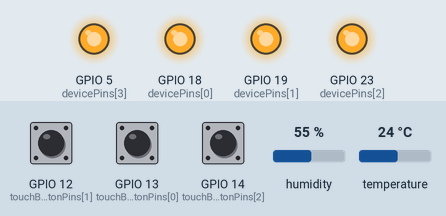
This sketch was run on a simulated ESP32. Parts: output pins drawn as LEDs (lit = HIGH). Inputs (shaded band) come from the test bench; at power-on: GPIO 12 (touchButtonPins[1]) HIGH, GPIO 13 (touchButtonPins[0]) HIGH, GPIO 14 (touchButtonPins[2]) HIGH, humidity 55 %, temperature 24 °C. WiFi joins after 1.5 s; servers stay silent unless stated; EEPROM starts erased; what the sketch prints to the serial monitor is not drawn.

Above: at 2.7 s.
2.8 s: GPIO 12 (touchButtonPins[1]) pulled LOW for 0.15 s
At 4.0 s:
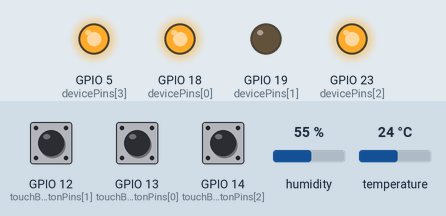
4.4 s: GPIO 13 (touchButtonPins[0]) pulled LOW for 0.15 s
At 5.2 s:
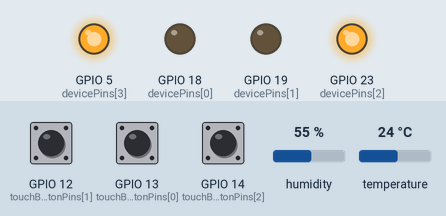
6.0 s: GPIO 14 (touchButtonPins[2]) pulled LOW for 0.15 s
At 6.4 s:
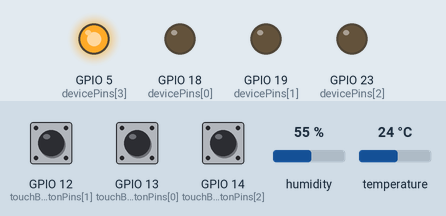
7.6 s: GPIO 12 (touchButtonPins[1]) pulled LOW for 1 s
At 8.9 s:
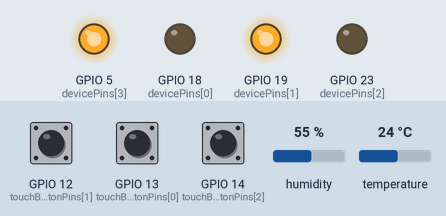
10.1 s: GPIO 13 (touchButtonPins[0]) pulled LOW for 1 s
At 10.8 s:
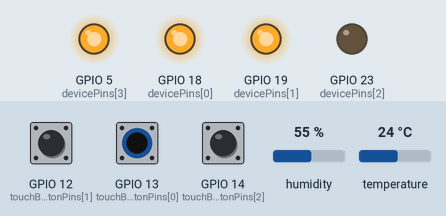
12.6 s: GPIO 12 (touchButtonPins[1]) pulled LOW for 0.15 s
At 13.9 s:
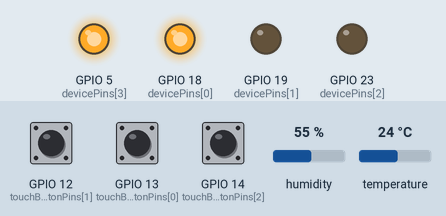
Timing chart, 0 to 15.2 s (numbered marks = the images above; inputs shaded):
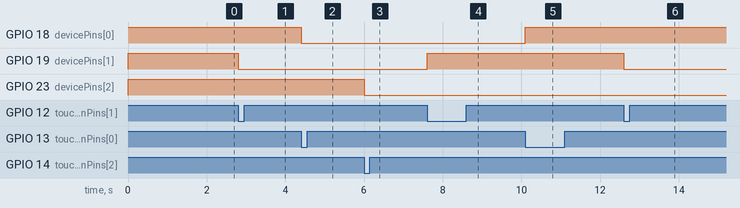

Measured:
- after the input at 2.8 s, GPIO 19 (devicePins[1]): HIGH → LOW at once
- after the input at 4.4 s, GPIO 18 (devicePins[0]): HIGH → LOW at once
- after the input at 6.0 s, GPIO 23 (devicePins[2]): HIGH → LOW at once
- after the input at 7.6 s, GPIO 19 (devicePins[1]): LOW → HIGH at once
- after the input at 10.1 s, GPIO 18 (devicePins[0]): LOW → HIGH at once
- after the input at 12.6 s, GPIO 19 (devicePins[1]): HIGH → LOW at once

The sketch:

HomeAutomation-localServerV2.ino
```cpp
#include <WiFi.h>
#include <WiFiClient.h>
#include <WebServer.h>
#include <WebSocketsServer.h>
#include <Preferences.h>
#include <DHT.h>
#include <Ticker.h>

#define DHTPIN 27
#define DHTTYPE DHT11

DHT dht(DHTPIN, DHTTYPE);
Ticker sensorTicker;

const char* ssid = "REPLACE_WITH_YOUR_SSID";
const char* password = "REPLACE_WITH_YOUR_PASSWORD";

WebServer server(80);
WebSocketsServer webSocket(81);

const int numDevices = 4;
const int numTouchButtons = 3;

const int devicePins[numDevices] = { 18, 19, 23, 5 };
const int touchButtonPins[numTouchButtons] = { 13, 12, 14 };

bool deviceStates[numDevices] = { LOW, LOW, LOW, LOW };
bool lastTouchStates[numTouchButtons] = { LOW, LOW, LOW };

const int capacitanceThreshold = 20;
int touchMedians[numTouchButtons] = { 0, 0, 0 };

Preferences preferences;

bool loggedIn = false;
const char* defaultUsername = "admin";
const char* defaultPassword = "admin";

float currentTemperature = 0.0;
float currentHumidity = 0.0;

const char HTML_PAGE[] PROGMEM = R"rawliteral(
<!DOCTYPE html>
<html>
<head>
<meta name="viewport" content="width=device-width, initial-scale=1">
<style>
body { font-family: Arial, sans-serif; text-align: center; margin: 0; padding: 0; background-color: #f7f9fc; }
header { background-color: #4CAF50; color: white; padding: 20px; font-size: 24px; display: flex; justify-content: space-between; align-items: center; }
.grid { display: flex; flex-wrap: wrap; justify-content: center; padding: 10px; }
.grid-item { flex: 1 1 calc(50% - 20px); box-sizing: border-box; margin: 10px; }
button { width: 100%; padding: 15px; font-size: 18px; border: none; border-radius: 10px; box-shadow: 0 4px 6px rgba(0, 0, 0, 0.1); cursor: pointer; transition: all 0.3s ease; }
button:active { box-shadow: 0 2px 3px rgba(0, 0, 0, 0.2); }
.on { background-color: #4CAF50; color: white; }
.off { background-color: #f44336; color: white; }
.sensor { background-color: #ddd; padding: 10px; margin-bottom: 20px; }
</style>
</head>
<body>
<header>Controle de Dispositivos
<button onclick="location.href='/logout'">Sair</button>
</header>
<div class="sensor">
<h2>Temperatura e Umidade</h2>
<p>Temperatura: <span id="temperature">%TEMPERATURE%</span> °C</p>
<p>Umidade: <span id="humidity">%HUMIDITY%</span> %</p>
</div>
<div class="grid">
%BUTTONS%
</div>
<script>
let ws = new WebSocket('ws://' + window.location.hostname + ':81');
ws.onmessage = function(event) {
  let data = JSON.parse(event.data);
  for (let i = 0; i < %NUM_DEVICES%; i++) {
    let btn = document.getElementById('toggleBtn' + i);
    if (data.deviceStates[i]) {
      btn.classList.add('on');
      btn.classList.remove('off');
      btn.textContent = 'Desligar Dispositivo ' + (i+1);
    } else {
      btn.classList.add('off');
      btn.classList.remove('on');
      btn.textContent = 'Ligar Dispositivo ' + (i+1);
    }
  }
  document.getElementById('temperature').textContent = data.temperature.toFixed(1);
  document.getElementById('humidity').textContent = data.humidity.toFixed(1);
};
function toggleDevice(index) {
  ws.send(index.toString());
}
</script>
</body>
</html>
)rawliteral";

const char LOGIN_PAGE[] PROGMEM = R"rawliteral(
<!DOCTYPE html>
<html>
<head>
<meta name="viewport" content="width=device-width, initial-scale=1">
<style>
body { font-family: Arial, sans-serif; text-align: center; margin: 0; padding: 0; background-color: #f7f9fc; }
.login-container { position: absolute; top: 50%; left: 50%; transform: translate(-50%, -50%);
                   width: 300px; padding: 20px; background-color: #fff; border-radius: 10px; box-shadow: 0 4px 8px rgba(0, 0, 0, 0.1); }
input[type=text], input[type=password] { width: 100%; padding: 12px 20px; margin: 8px 0; display: inline-block;
                                         border: 1px solid #ccc; border-radius: 4px; box-sizing: border-box; }
input[type=submit] { width: 100%; background-color: #4CAF50; color: white; padding: 14px 20px; margin: 8px 0;
                    border: none; border-radius: 4px; cursor: pointer; }
input[type=submit]:hover { background-color: #45a049; }
</style>
</head>
<body>
<div class="login-container">
<h2>Login</h2>
<form action="/login" method="POST">
<input type="text" name="username" placeholder="Usuário">
<br>
<input type="password" name="password" placeholder="Senha">
<br>
<input type="submit" value="Entrar">
</form>
</div>
</body>
</html>
)rawliteral";

void setup() {
  Serial.begin(115200);
  dht.begin();
  setupDevices();
  setupTouchButtons();
  setupWiFi();
  setupServer();
  sensorTicker.attach(1, updateSensorData);
}

void loop() {
  server.handleClient();
  webSocket.loop();
  readTouchButtons();
}

void updateSensorData() {
  currentTemperature = dht.readTemperature();
  currentHumidity = dht.readHumidity();

  if (isnan(currentTemperature) || isnan(currentHumidity)) {
    Serial.println("Falha ao ler o sensor DHT11!");
    currentTemperature = 0;
    currentHumidity = 0;
  }

  if (loggedIn) {
    notifyClients();
  }
}

void setupDevices() {
  for (int i = 0; i < numDevices; i++) {
    pinMode(devicePins[i], OUTPUT);
    digitalWrite(devicePins[i], HIGH);
    deviceStates[i] = LOW;
  }

  preferences.begin("deviceStates", false);
  for (int i = 0; i < numDevices; i++) {
    deviceStates[i] = preferences.getBool(String("device" + String(i)).c_str(), false);
    digitalWrite(devicePins[i], deviceStates[i] ? LOW : HIGH);
  }
}

void setupTouchButtons() {
  for (int i = 0; i < numTouchButtons; i++) {
    touchMedians[i] = getTouchMedian(touchButtonPins[i]);
  }
}

void setupWiFi() {
  WiFi.begin(ssid, password);
  Serial.print("Conectando a ");
  Serial.println(ssid);

  while (WiFi.status() != WL_CONNECTED) {
    delay(500);
    Serial.print(".");
  }

  Serial.println("");
  Serial.println("WiFi conectado.");
  Serial.println("Endereço IP: ");
  Serial.println(WiFi.localIP());
}

void setupServer() {
  server.on("/", handleRoot);
  server.on("/login", HTTP_GET, handleLoginPage);
  server.on("/login", HTTP_POST, handleLogin);
  server.on("/logout", handleLogout);
  server.onNotFound(handleNotFound);
  server.begin();

  webSocket.begin();
  webSocket.onEvent(webSocketEvent);
}

void handleRoot() {
  if (!loggedIn) {
    server.sendHeader("Location", "/login");
    server.send(303);
    return;
  }

  String html = String(HTML_PAGE);
  html.replace("%TEMPERATURE%", String(currentTemperature, 1));
  html.replace("%HUMIDITY%", String(currentHumidity, 1));
  html.replace("%NUM_DEVICES%", String(numDevices));

  String buttons = "";
  for (int i = 0; i < numDevices; i++) {
    String btnClass = deviceStates[i] ? "on" : "off";
    buttons += "<div class=\"grid-item\"><button id=\"toggleBtn" + String(i) + "\" class=\"" + btnClass + "\" onclick=\"toggleDevice(" + String(i) + ")\">" + String(deviceStates[i] ? "Desligar" : "Ligar") + " Dispositivo " + String(i + 1) + "</button></div>";
  }
  html.replace("%BUTTONS%", buttons);

  server.send(200, "text/html", html);
}

void handleLoginPage() {
  server.send(200, "text/html", LOGIN_PAGE);
}

void handleLogin() {
  if (server.hasArg("username") && server.hasArg("password")) {
    String username = server.arg("username");
    String password = server.arg("password");

    if (username == defaultUsername && password == defaultPassword) {
      loggedIn = true;
      server.sendHeader("Location", "/");
      server.send(303);
      return;
    }
  }
  server.send(401, "text/plain", "Login falhou!");
}

void handleLogout() {
  loggedIn = false;
  server.sendHeader("Location", "/login");
  server.send(303);
}

void handleNotFound() {
  server.send(404, "text/plain", "404 Not Found");
}

void notifyClients() {
  String message = "{\"deviceStates\":[";
  for (int i = 0; i < numDevices; i++) {
    message += deviceStates[i] ? "true" : "false";
    if (i < numDevices - 1) message += ",";
  }
  message += "],";
  message += "\"temperature\":" + String(currentTemperature) + ",";
  message += "\"humidity\":" + String(currentHumidity) + "}";
  webSocket.broadcastTXT(message);
}

void webSocketEvent(uint8_t num, WStype_t type, uint8_t* payload, size_t length) {
  if (type == WStype_TEXT) {
    int index = atoi((char*)payload);
    if (index >= 0 && index < numDevices) {
      deviceStates[index] = !deviceStates[index];
      digitalWrite(devicePins[index], deviceStates[index] ? LOW : HIGH);
      preferences.putBool(String("device" + String(index)).c_str(), deviceStates[index]);
      notifyClients();
    }
  }
}

int getTouchMedian(int pin) {
  int sum = 0;
  for (int i = 0; i < 100; i++) {
    sum += touchRead(pin);
  }
  return sum / 100;
}

void readTouchButtons() {
  for (int i = 0; i < numTouchButtons; i++) {
    int touchValue = touchRead(touchButtonPins[i]);
    if (touchValue < touchMedians[i] - capacitanceThreshold && lastTouchStates[i] == HIGH) {
      deviceStates[i] = !deviceStates[i];
      digitalWrite(devicePins[i], deviceStates[i] ? LOW : HIGH);
      preferences.putBool(String("device" + String(i)).c_str(), deviceStates[i]);
      notifyClients();
    }
    lastTouchStates[i] = (touchValue < touchMedians[i] - capacitanceThreshold) ? LOW : HIGH;
  }
}
```
